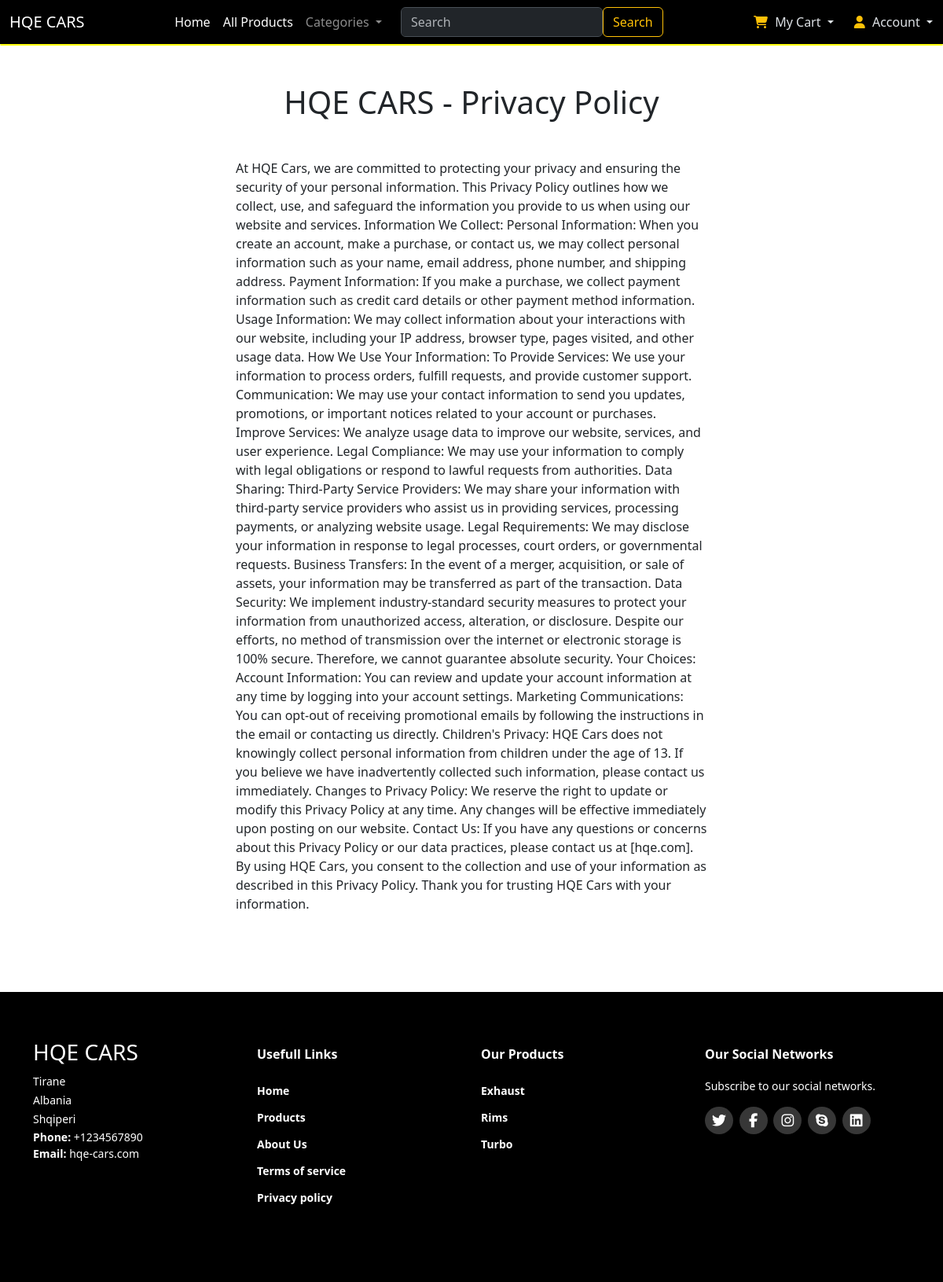
The page /privacy on the database its author committed.
### application/models.py (models this page shows)
class Category(models.Model):
    category_name = models.CharField(max_length=100, null=True, blank=True)
    category_image = models.ImageField(upload_to="category/", null=True, blank=True)

### application/views.py (the view)
# urls.py: path("privacy", views.privacy, name="privacy"),
def privacy(request):
    categories = Category.objects.all()
    return render(request, 'privacy.html', {"categories" : categories})

### application/templates/privacy.html
<!DOCTYPE html>
{% extends 'base/index.html' %} {% load static %} {% block content %}
<section class="about-us mt-5">
  <h1 class="text-center">HQE CARS - Privacy Policy</h1>
  <p class="mt-5">
    At HQE Cars, we are committed to protecting your privacy and ensuring the
    security of your personal information. This Privacy Policy outlines how we
    collect, use, and safeguard the information you provide to us when using our
    website and services. Information We Collect: Personal Information: When you
    create an account, make a purchase, or contact us, we may collect personal
    information such as your name, email address, phone number, and shipping
    address. Payment Information: If you make a purchase, we collect payment
    information such as credit card details or other payment method information.
    Usage Information: We may collect information about your interactions with
    our website, including your IP address, browser type, pages visited, and
    other usage data. How We Use Your Information: To Provide Services: We use
    your information to process orders, fulfill requests, and provide customer
    support. Communication: We may use your contact information to send you
    updates, promotions, or important notices related to your account or
    purchases. Improve Services: We analyze usage data to improve our website,
    services, and user experience. Legal Compliance: We may use your information
    to comply with legal obligations or respond to lawful requests from
    authorities. Data Sharing: Third-Party Service Providers: We may share your
    information with third-party service providers who assist us in providing
    services, processing payments, or analyzing website usage. Legal
    Requirements: We may disclose your information in response to legal
    processes, court orders, or governmental requests. Business Transfers: In
    the event of a merger, acquisition, or sale of assets, your information may
    be transferred as part of the transaction. Data Security: We implement
    industry-standard security measures to protect your information from
    unauthorized access, alteration, or disclosure. Despite our efforts, no
    method of transmission over the internet or electronic storage is 100%
    secure. Therefore, we cannot guarantee absolute security. Your Choices:
    Account Information: You can review and update your account information at
    any time by logging into your account settings. Marketing Communications:
    You can opt-out of receiving promotional emails by following the
    instructions in the email or contacting us directly. Children's Privacy: HQE
    Cars does not knowingly collect personal information from children under the
    age of 13. If you believe we have inadvertently collected such information,
    please contact us immediately. Changes to Privacy Policy: We reserve the
    right to update or modify this Privacy Policy at any time. Any changes will
    be effective immediately upon posting on our website. Contact Us: If you
    have any questions or concerns about this Privacy Policy or our data
    practices, please contact us at [hqe.com]. By using HQE Cars, you consent to
    the collection and use of your information as described in this Privacy
    Policy. Thank you for trusting HQE Cars with your information.
  </p>
</section>
{% endblock %}

### application/templates/base/footer.html
<footer id="footer">
  <div class="footer-top">
    <div class="container">
      <div class="row">
        <div class="col-lg-3 col-md-6 footer-contact">
          <h3>HQE CARS</h3>
          <p>
            Tirane <br />
            Albania <br />
            Shqiperi <br />
          </p>
          <strong>Phone:</strong> +1234567890 <br />
          <strong>Email:</strong> hqe-cars.com <br />
        </div>
        <div class="col-lg-3 col-md-6 footer-links">
          <h4>Usefull Links</h4>
          <ul>
            <li><a href="{% url 'home' %}">Home</a></li>
            <li><a href="#products">Products</a></li>
            <li><a href="{% url 'about' %}">About Us</a></li>
            <li><a href="{% url 'terms' %}">Terms of service</a></li>
            <li><a href="{% url 'privacy' %}">Privacy policy</a></li>
          </ul>
        </div>
        <div class="col-lg-3 col-md-6 footer-links">
          <h4>Our Products</h4>
          <ul>
            {% for category in categories %}
            <li class="list-group-item">
              <a
                href="{% url 'filter_products_by_category' category.id %}"
                class="category-link"
                data-category-id="{{ category.id }}"
                >{{ category.category_name }}</a
              >
            </li>
            {% endfor %}
          </ul>
        </div>
        <div class="col-lg-3 col-md-6 footer-links">
          <h4>Our Social Networks</h4>
          <p>Subscribe to our social networks.</p>
          <div class="socail-links mt-3">
            <a href="https://twitter.com/" target="_blank"
              ><i class="fa-brands fa-twitter"></i
            ></a>
            <a href="https://facebook.com" target="_blank"
              ><i class="fa-brands fa-facebook-f"></i
            ></a>
            <a href="https://instagram.com" target="_blank"
              ><i class="fa-brands fa-instagram"></i
            ></a>
            <a href="https://skype.com" target="_blank"
              ><i class="fa-brands fa-skype"></i
            ></a>
            <a href="https://linkedin.com" target="_blank"
              ><i class="fa-brands fa-linkedin"></i
            ></a>
          </div>
        </div>
      </div>
    </div>
  </div>
</footer>

### application/static/css/style.css (style rules this page uses)
* { margin: 0px; padding: 0px; }
html { scroll-behavior: smooth; }
#footer { padding: 0 0 30px 0px; color: white; font-size: 14px; background-color: black; margin-top: 100px; }
#footer .footer-top { padding: 60px 0 30px 0; background-color: black; color: white; }
#footer .footer-top .footer-contact { margin-bottom: 30px; }
#footer .footer-top .footer-contact h3 { color: white; }
#footer .footer-top .footer-contact p { font-size: 14px; line-height: 24px; margin-bottom: 0; color: white; }
#footer .footer-top h4 { font-size: 16px; font-weight: bold; position: relative; padding-bottom: 12px; }
#footer .footer-top .footer-links { margin-bottom: 30px; margin-top: 10px; }
#footer .footer-top .footer-links h4 { color: white; }
#footer .footer-top .footer-links ul { list-style: none; padding: 0; margin: 0; }
#footer .footer-top .footer-links ul li { padding: 10px 0; display: flex; align-items: center; }
#footer .footer-top .footer-links ul li a { text-decoration: none; color: white; display: inline-block; line-height: 1; font-weight: bold; transition: 0.5s ease; }
#footer .footer-top .socail-links a { font-size: 18px; display: inline-block; text-decoration: none; background-color: #373737; color: white; line-height: 1; padding: 8px 0; margin-right: 4px; border-radius: 50%; text-align: center; width: 36px; transition: 0.5s ease; }
.about-us { margin-left: 25%; margin-right: 25%; }
.category-link { text-decoration: none; color: white; }

### rows shown on the page
Category: category_name "Exhaust"
Category: category_name "Rims"
Category: category_name "Turbo"
